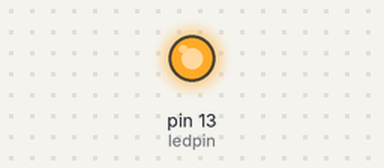
Simulated run of this sketch. Board: Arduino Uno, built with avr-gcc and run on an emulated ATmega328P. Parts: output pins drawn as LEDs (lit = HIGH).

Above: at 0.5 s.
At 5.0 s:
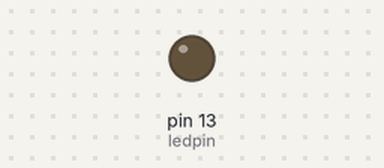
Timing chart, 0 to 6.9 s (numbered marks = the images above):
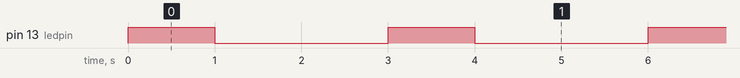

Measured:
- by itself, pin 13 (ledpin): alternates HIGH for 1.0 s and LOW for 2.0 s

The sketch:

sketch_02.ino
```cpp
int val;
int ledpin=13;
void setup() {
  // put your setup code here, to run once:
  //Serial.begin(9600);
  pinMode(ledpin,OUTPUT);
}

void loop() {
  // put your main code here, to run repeatedly:
//  val=Serial.read();
//  if(val=='R')
//  {
//    digitalWrite(ledpin,HIGH);//点亮数字13
//    delay(1000);
//    digitalWrite(ledpin,LOW);//熄灭数字13
//    delay(1000);
//    Serial.println("Hello World!");//显示Hello World字符串
//  }

    digitalWrite(ledpin,HIGH);//点亮数字13
    delay(1000);
    digitalWrite(ledpin,LOW);//熄灭数字13
    delay(2000);
    //Serial.println("Hello World!");//显示Hello World字符串
}
```
